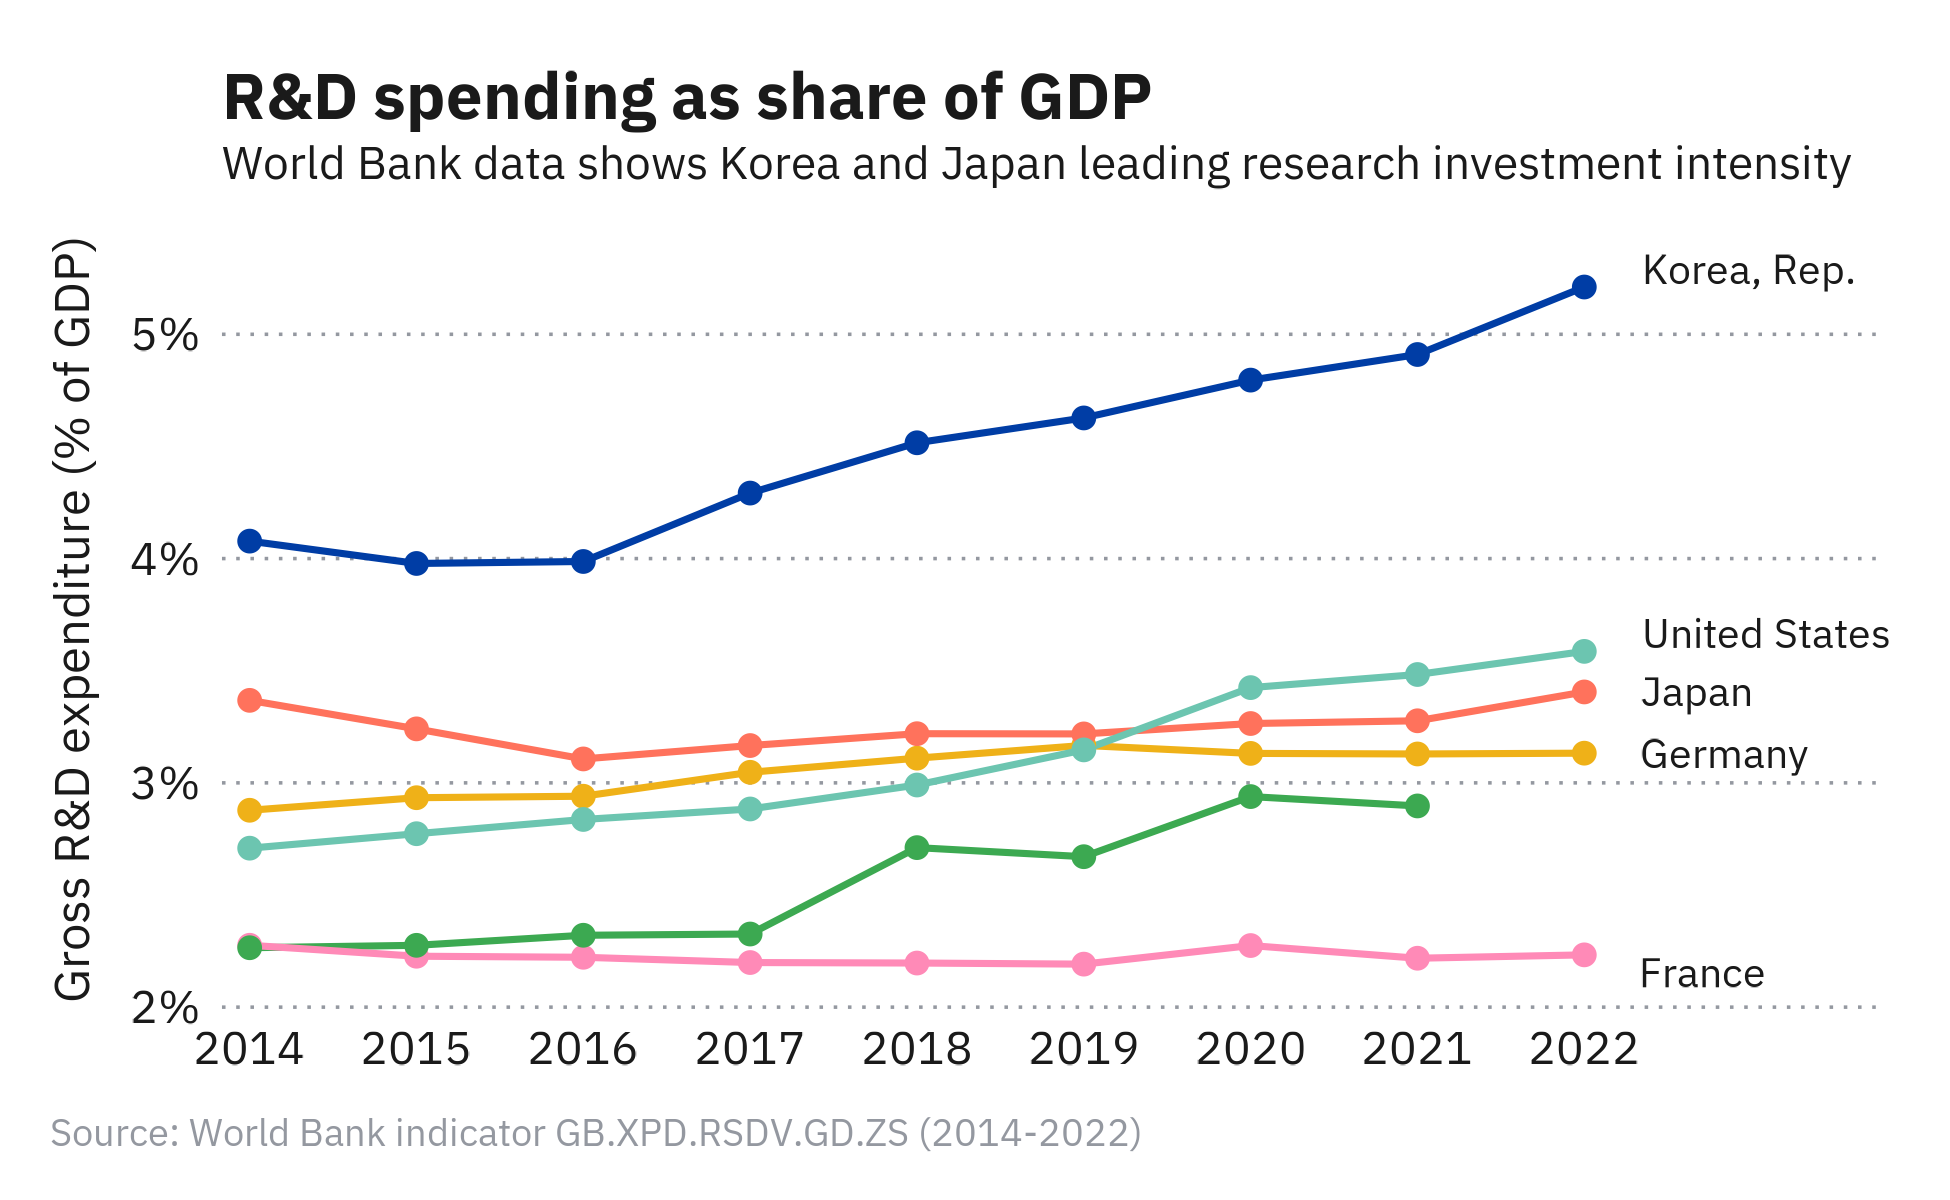

This chart was generated by the following R code:
source("theme_k88chart.R")

df_lines <- read.csv("data/lines.csv", stringsAsFactors = FALSE)
country_order <- c("Korea, Rep.", "Japan", "Germany", "United States", "United Kingdom", "France")
df_lines$country <- factor(df_lines$country, levels = country_order)
years <- sort(unique(df_lines$year))

df_labels <- df_lines[df_lines$year == max(years), ]
label_nudges <- c("United States" = 0.08, "France" = -0.08, "Korea, Rep." = 0.08)
df_labels$nudge_y <- label_nudges[as.character(df_labels$country)]
df_labels$nudge_y[is.na(df_labels$nudge_y)] <- 0

p <- ggplot(df_lines, aes(x = year, y = spend, color = country)) +
  geom_line(linewidth = 0.8) +
  geom_point(size = 2) +
  geom_outlined_text(data = df_labels, aes(label = country),
            hjust = 0, nudge_x = 0.3, nudge_y = df_labels$nudge_y,
            size = 3.5, color = k88_black, show.legend = FALSE) +
  scale_color_k88() +
  scale_x_continuous(breaks = years, expand = expansion(mult = c(0.02, 0.18))) +
  scale_y_continuous(labels = function(x) paste0(x, "%")) +
  coord_cartesian(clip = "off") +
  labs(
    title = "R&D spending as share of GDP",
    subtitle = "World Bank data shows Korea and Japan leading research investment intensity",
    x = NULL, y = "Gross R&D expenditure (% of GDP)",
    caption = k88_source_caption("World Bank indicator GB.XPD.RSDV.GD.ZS (2014-2022)")
  ) +
  theme_k88chart() +
  theme(legend.position = "none")

k88_save("examples/lines.png", p)
